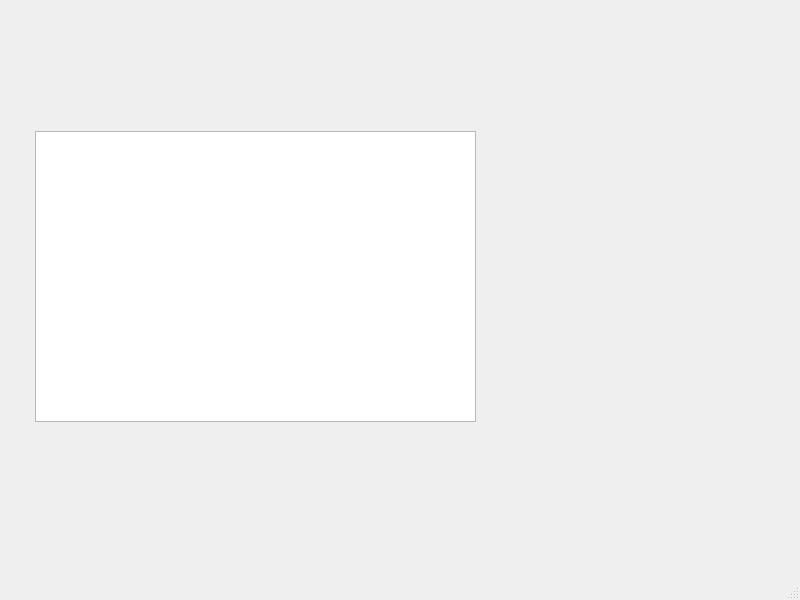
<?xml version="1.0" encoding="UTF-8"?>
<ui version="4.0">
 <class>MainWindow</class>
 <widget class="QMainWindow" name="MainWindow">
  <property name="geometry">
   <rect>
    <x>0</x>
    <y>0</y>
    <width>800</width>
    <height>600</height>
   </rect>
  </property>
  <property name="windowTitle">
   <string>MainWindow</string>
  </property>
  <widget class="QWidget" name="centralwidget">
   <widget class="QTableWidget" name="tableWidget">
    <property name="geometry">
     <rect>
      <x>35</x>
      <y>131</y>
      <width>441</width>
      <height>291</height>
     </rect>
    </property>
   </widget>
  </widget>
  <widget class="QMenuBar" name="menubar">
   <property name="geometry">
    <rect>
     <x>0</x>
     <y>0</y>
     <width>800</width>
     <height>21</height>
    </rect>
   </property>
  </widget>
  <widget class="QStatusBar" name="statusbar"/>
 </widget>
 <resources/>
 <connections/>
</ui>
